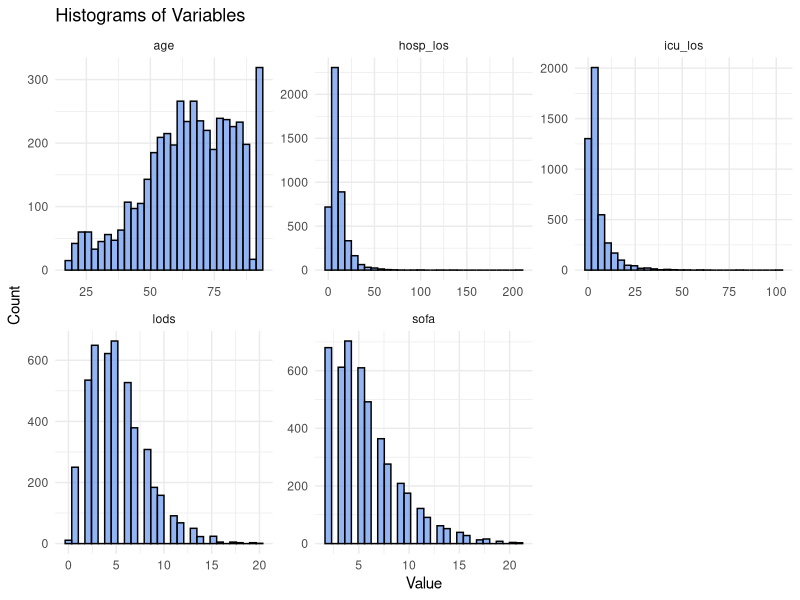
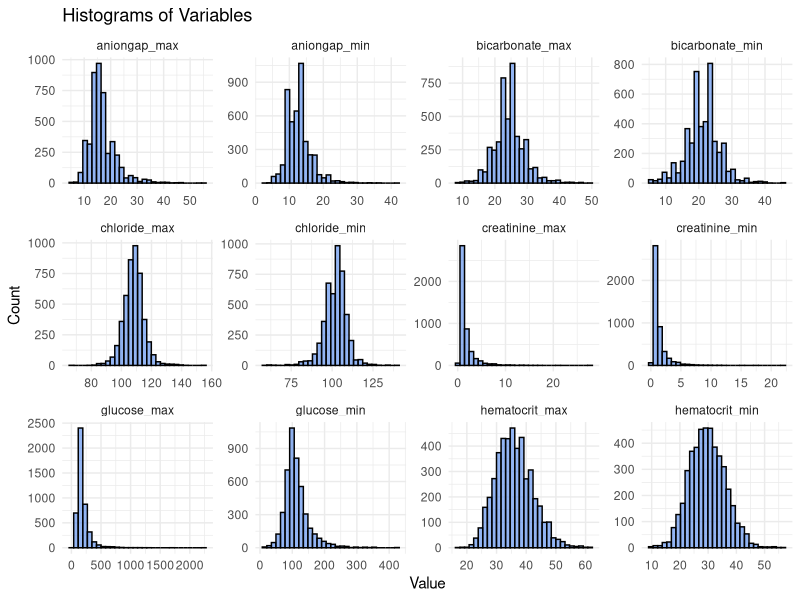
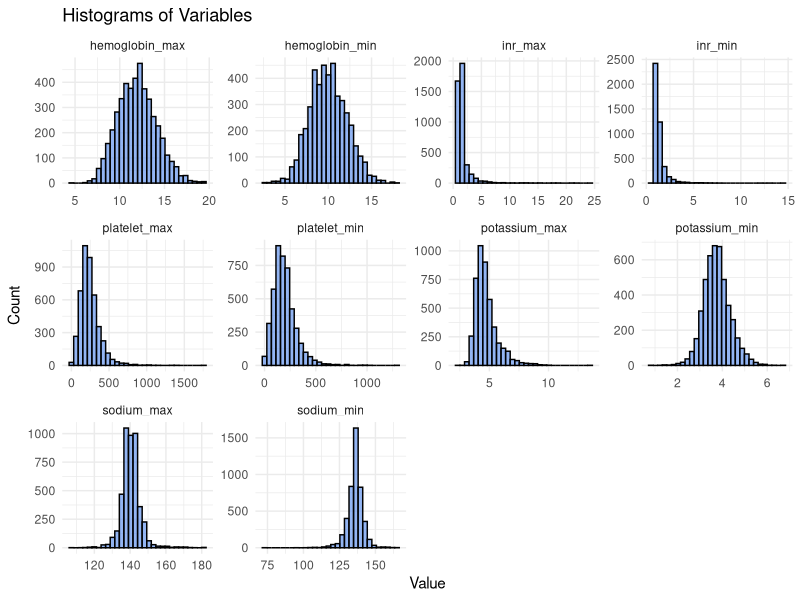
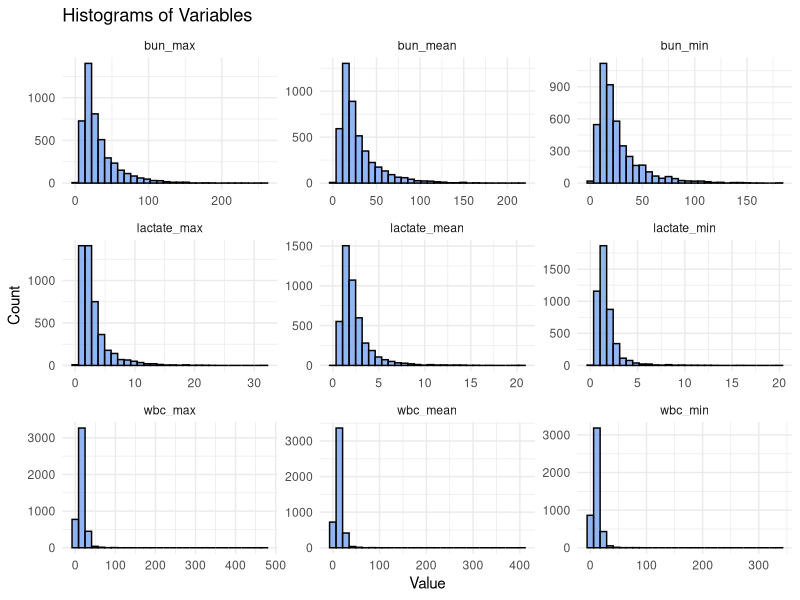
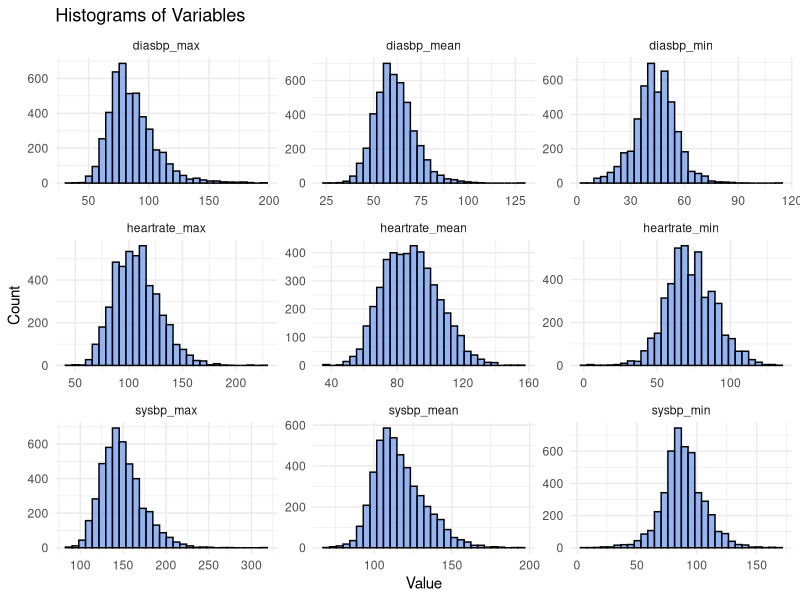
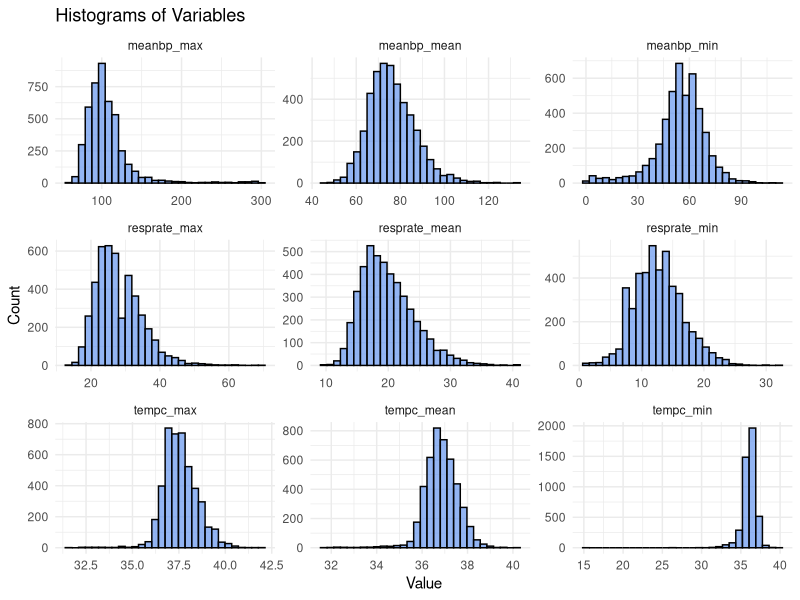
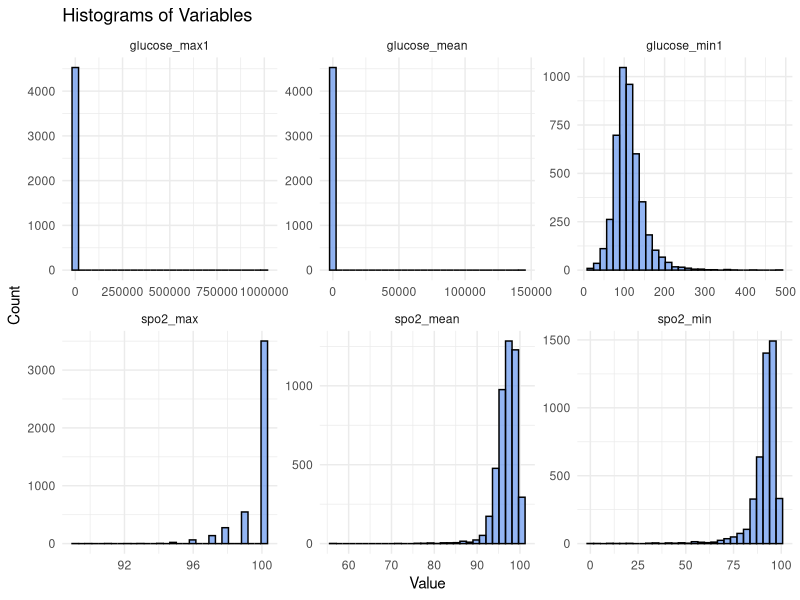

The R script that drew these images, in order:
## ---- chunk 1
knitr::opts_chunk$set(echo = TRUE)

library(tidyverse)

## ---- chunk 2
# Downloaded from: https://translational-medicine.biomedcentral.com/articles/10.1186/s12967-020-02620-5#Sec14

# This data has all of the patients included in the study, after they filtered out certain patients due to the exclusion criteria in the paper
# n = 4559

data <- read_csv("data/12967_2020_2620_MOESM1_ESM.csv")

## ---- chunk 3

# Create histograms for each variable
data %>%
  #select(-c(icustay_id...1, hadm_id...2, icustay_id...103, hadm_id...102,
        #    intime, outtime, dbsource, suspected_infection_time_poe)) %>% #filter irrelevant variables
  select(
    age, icu_los, hosp_los, sofa, lods
  ) %>% 
  pivot_longer(cols = everything(), names_to = "variable", values_to = "value") %>%
  ggplot(aes(x = value)) +
  geom_histogram( fill = "cornflowerblue", alpha = 0.7, color = "black") +
  facet_wrap(~ variable, scales = "free") +
  theme_minimal() +
  labs(title = "Histograms of Variables", x = "Value", y = "Count")

data %>%
  select(aniongap_min:hematocrit_max) %>% 
  pivot_longer(cols = everything(), names_to = "variable", values_to = "value") %>%
  ggplot(aes(x = value)) +
  geom_histogram(fill = "cornflowerblue", alpha = 0.7, color = "black") +
  facet_wrap(~ variable, scales = "free") +
  theme_minimal() +
  labs(title = "Histograms of Variables", x = "Value", y = "Count")

data %>%
  select(hemoglobin_min, hemoglobin_max,
      #   lactate_mean, lactate_min, lactate_max,
         platelet_min, platelet_max,
         potassium_min, potassium_max,
         inr_min, inr_max,
      sodium_min, sodium_max
      ) %>% 
  pivot_longer(cols = everything(), names_to = "variable", values_to = "value") %>%
  ggplot(aes(x = value)) +
  geom_histogram(fill = "cornflowerblue", alpha = 0.7, color = "black") +
  facet_wrap(~ variable, scales = "free", ncol = 4) +
  theme_minimal() +
  labs(title = "Histograms of Variables", x = "Value", y = "Count")

data %>%
  select(lactate_min:lactate_mean,
         bun_min:wbc_mean) %>% 
  pivot_longer(cols = everything(), names_to = "variable", values_to = "value") %>%
  ggplot(aes(x = value)) +
  geom_histogram(fill = "cornflowerblue", alpha = 0.7, color = "black") +
  facet_wrap(~ variable, scales = "free", ncol = 3) +
  theme_minimal() +
  labs(title = "Histograms of Variables", x = "Value", y = "Count")

data %>%
  select(heartrate_min:diasbp_mean) %>% 
  pivot_longer(cols = everything(), names_to = "variable", values_to = "value") %>%
  ggplot(aes(x = value)) +
  geom_histogram(fill = "cornflowerblue", alpha = 0.7, color = "black") +
  facet_wrap(~ variable, scales = "free", ncol = 3) +
  theme_minimal() +
  labs(title = "Histograms of Variables", x = "Value", y = "Count")

data %>%
  select(meanbp_min:tempc_mean) %>% 
  pivot_longer(cols = everything(), names_to = "variable", values_to = "value") %>%
  ggplot(aes(x = value)) +
  geom_histogram(fill = "cornflowerblue", alpha = 0.7, color = "black") +
  facet_wrap(~ variable, scales = "free", ncol = 3) +
  theme_minimal() +
  labs(title = "Histograms of Variables", x = "Value", y = "Count")

data %>%
  select(spo2_min:glucose_mean) %>% 
  pivot_longer(cols = everything(), names_to = "variable", values_to = "value") %>%
  ggplot(aes(x = value)) +
  geom_histogram(fill = "cornflowerblue", alpha = 0.7, color = "black") +
  facet_wrap(~ variable, scales = "free", ncol = 3) +
  theme_minimal() +
  labs(title = "Histograms of Variables", x = "Value", y = "Count")
## ---- chunk 4


# Define summary statistics function
summarize_data <- function(data) {
  # Separate numeric and categorical columns
  numeric_vars <- data %>% select(where(is.numeric)) %>% names()
  categorical_vars <- data %>% select(where(~ is.character(.x) || is.factor(.x))) %>% names()
  
  # Summary for numeric variables
  numeric_summary <- data %>%
    select(all_of(numeric_vars)) %>%
    pivot_longer(cols = everything(), names_to = "variable", values_to = "value") %>%
    group_by(variable) %>%
    reframe(
      stats = if (all(value %in% c(0, 1), na.rm = TRUE)) {
        counts <- table(value)
        percentages <- prop.table(counts) * 100
        paste0(
          "Count: ", paste(names(counts), "=", counts, collapse = ", "), "; ",
          "Percentage: ", paste(names(percentages), "=", round(percentages, 2), "%", collapse = ", ")
        )
      } else {
        paste0(
          "Mean: ", round(mean(value, na.rm = TRUE), 2), "; ",
          "Median: ", round(median(value, na.rm = TRUE), 2), "; ",
          "SD: ", round(sd(value, na.rm = TRUE), 2), "; ",
          "Min: ", round(min(value, na.rm = TRUE), 2), "; ",
          "Max: ", round(max(value, na.rm = TRUE), 2)
        )
      }
    )
  
  # Summary for categorical variables
  categorical_summary <- data %>%
    select(all_of(categorical_vars)) %>%
    pivot_longer(cols = everything(), names_to = "variable", values_to = "value") %>%
    group_by(variable, value) %>%
    summarise(
      count = n(),
      percentage = round(n() / sum(n()) * 100, 2),
      .groups = "drop"
    ) %>%
    group_by(variable) %>%
    reframe(
      stats = paste0(
        value, ": Count ", count, "; Percentage ", percentage, "%", collapse = "; "
      )
    )
  
  # Combine summaries
  bind_rows(
    numeric_summary,
    categorical_summary
  )
}


# Define summary statistics function
summarize_data_table1 <- function(data) {
  numeric_vars <- data %>% select(where(is.numeric)) %>% names()
  categorical_vars <- data %>% select(where(~ is.character(.x) || is.factor(.x))) %>% names()
  
  # Numeric variables summary
  numeric_summary <- data %>%
    select(all_of(numeric_vars)) %>%
    pivot_longer(cols = everything(), names_to = "Variable", values_to = "Value") %>%
    group_by(Variable) %>%
    reframe(
      Summary = if (all(Value %in% c(0, 1), na.rm = TRUE)) {
        counts <- table(Value)
        percentages <- prop.table(counts) * 100
        paste0(
          paste(names(counts), " (", round(percentages, 2), "%)", collapse = ", ")
        )
      } else {
        paste0(
          "Mean: ", round(mean(Value, na.rm = TRUE), 2), ", ",
          "Median: ", round(median(Value, na.rm = TRUE), 2), ", ",
          "SD: ", round(sd(Value, na.rm = TRUE), 2), ", ",
          "Min: ", round(min(Value, na.rm = TRUE), 2), ", ",
          "Max: ", round(max(Value, na.rm = TRUE), 2)
        )
      }
    )
  
  # Categorical variables summary
  categorical_summary <- data %>%
    select(all_of(categorical_vars)) %>%
    pivot_longer(cols = everything(), names_to = "Variable", values_to = "Value") %>%
    group_by(Variable, Value) %>%
    summarise(
      Count = n(),
      Percentage = round(n() / sum(n()) * 100, 2),
      .groups = "drop"
    ) %>%
    group_by(Variable) %>%
    reframe(
      Summary = paste0(
        Value, " (", Count, ", ", Percentage, "%)", collapse = "; "
      )
    )
  
  # Combine summaries
  bind_rows(
    numeric_summary,
    categorical_summary
  )
}

# Run the function on the example dataset
summary_stats <- summarize_data(data %>% 
                                  select(-c(icustay_id...1, hadm_id...2, icustay_id...103, hadm_id...102,intime, outtime, dbsource, blood_culture_time, antibiotic_time_poe, suspected_infection_time_poe)))

# View the result
knitr::kable(summary_stats)

# Generate the Table 1
table1 <- summarize_data_table1(data %>% 
                                  select(-c(icustay_id...1, hadm_id...2, icustay_id...103, hadm_id...102,intime, outtime, dbsource, blood_culture_time,antibiotic_time_poe, suspected_infection_time_poe)))

# Display Table 1
knitr::kable(
  table1,
  col.names = c("Variable", "Summary"),
  caption = "Table 1: Summary Statistics"
)





